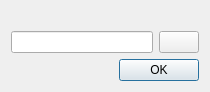
<?xml version="1.0" encoding="UTF-8"?>
<ui version="4.0">
 <class>UtilPathPicker</class>
 <widget class="QDialog" name="UtilPathPicker">
  <property name="geometry">
   <rect>
    <x>0</x>
    <y>0</y>
    <width>147</width>
    <height>89</height>
   </rect>
  </property>
  <property name="windowTitle">
   <string>Path Picker</string>
  </property>
  <layout class="QGridLayout" name="Layout">
   <property name="sizeConstraint">
    <enum>QLayout::SetFixedSize</enum>
   </property>
   <item row="0" column="0" colspan="3">
    <widget class="QLabel" name="label"/>
   </item>
   <item row="1" column="0" colspan="2">
    <widget class="QLineEdit" name="edit"/>
   </item>
   <item row="1" column="2">
    <widget class="QPushButton" name="button"/>
   </item>
   <item row="2" column="0">
    <spacer name="spacer">
     <property name="orientation">
      <enum>Qt::Horizontal</enum>
     </property>
     <property name="sizeHint" stdset="0">
      <size>
       <width>40</width>
       <height>20</height>
      </size>
     </property>
    </spacer>
   </item>
   <item row="2" column="1" colspan="2">
    <widget class="QPushButton" name="box">
     <property name="text">
      <string>OK</string>
     </property>
     <property name="default">
      <bool>true</bool>
     </property>
    </widget>
   </item>
  </layout>
 </widget>
 <resources/>
 <connections>
  <connection>
   <sender>box</sender>
   <signal>clicked()</signal>
   <receiver>UtilPathPicker</receiver>
   <slot>accept()</slot>
   <hints>
    <hint type="sourcelabel">
     <x>131</x>
     <y>68</y>
    </hint>
    <hint type="destinationlabel">
     <x>88</x>
     <y>44</y>
    </hint>
   </hints>
  </connection>
 </connections>
</ui>
